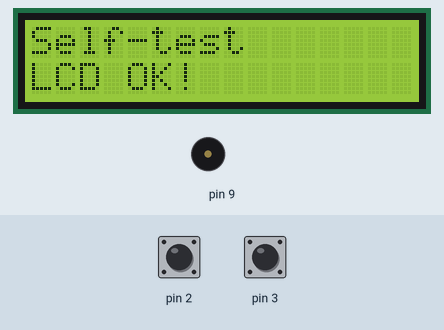
This sketch was run on a simulated Arduino Uno, built with avr-gcc and run on an emulated ATmega328P. Shown: 16×2 character LCD, buzzer (waves = sounding). Inputs (shaded band) come from the test bench; at power-on: pin 2 HIGH, pin 3 HIGH. What the sketch prints to the serial monitor is not drawn.

Above: at 0.7 s.
At 3.1 s:
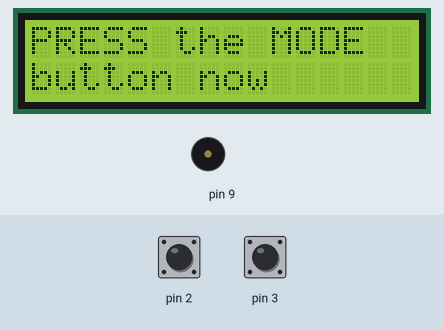
3.2 s: pin 2 pulled LOW for 0.15 s
At 3.7 s:
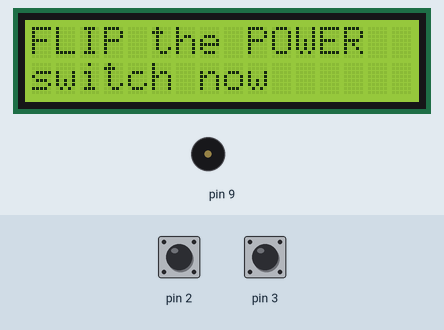
4.8 s: pin 3 pulled LOW for 0.15 s
At 5.2 s:
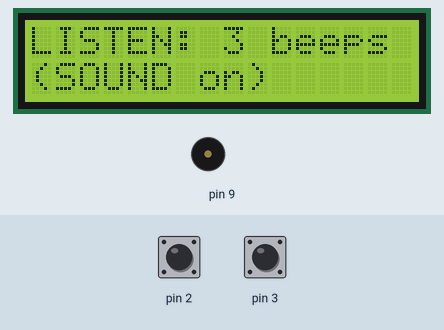
Timing chart, 0 to 17.3 s (numbered marks = the images above; inputs shaded):
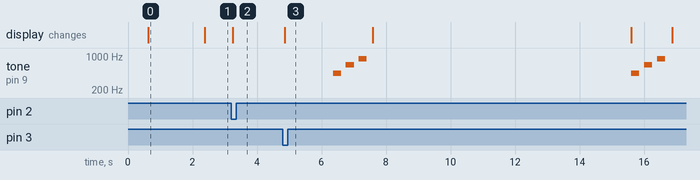

Measured:
- after the input at 3.2 s, the display: changes after 0.05 s (image 2)
- after the input at 4.8 s, tone on pin 9: plays 440 Hz for 0.25 s, 660 Hz for 0.25 s, 880 Hz for 0.25 s, 440 Hz for 0.25 s, 660 Hz for 0.25 s, 880 Hz for 0.25 s, starting after 1.6 s; the display: changes after 0.06 s (image 3)
- what the display in image 0 shows lasts 1.8 s, from 0.6 s to 2.4 s

The sketch:

selftest.ino
```cpp
/*
  GLYPH-LCD wiring self-test. Upload, open Serial Monitor at 9600 baud, follow the prompts.
  Only gentle checks: pins are read through the internal ~35k pull-ups (under 0.15 mA), the LCD
  is looked for on I2C, and the buzzer gets a few short beeps. Nothing here can short anything.

  Checks: LCD on I2C (0x27 / 0x3F) - transistor + 1k on D9 - MODE button on D2 - POWER switch on D3 -
  buzzer + SOUND switch (by ear).
*/
#include <Wire.h>
#include <LiquidCrystal_I2C.h>

LiquidCrystal_I2C *lcd = 0;      // set once the screen is found; prompts show on it too

void show(const __FlashStringHelper *a, const __FlashStringHelper *b) {
  if (!lcd) return;
  lcd->clear(); lcd->print(a); lcd->setCursor(0, 1); lcd->print(b);
}

byte okCount = 0, total = 0;

void result(bool ok, const __FlashStringHelper *what, const __FlashStringHelper *fix) {
  total++; if (ok) okCount++;
  Serial.print(ok ? F("  [OK]   ") : F("  [FAIL] ")); Serial.println(what);
  if (!ok) { Serial.print(F("         -> ")); Serial.println(fix); }
}

bool waitFor(byte pin, byte level, unsigned long ms) {   // true if pin reaches level within ms
  unsigned long t = millis();
  while (millis() - t < ms) { if (digitalRead(pin) == level) return true; delay(5); }
  return false;
}

void setup() {
  Serial.begin(9600);
  delay(500);
  Serial.println(F("\n=== GLYPH-LCD wiring self-test ==="));

  // 1. LCD: does anything answer on the I2C bus?
  Wire.begin();
  byte addr = 0;
  const byte addrs[] = {0x27, 0x3F};
  for (byte i = 0; i < 2; i++) { Wire.beginTransmission(addrs[i]); if (Wire.endTransmission() == 0) addr = addrs[i]; }
  result(addr, F("LCD answers on I2C (step 2)"), F("check LCD VCC -> + rail, GND -> - rail, SDA -> j15/h15 -> board SDA, SCL -> j17/h17 -> board SCL (not swapped)"));
  if (addr) {
    Serial.print(F("         LCD backpack at 0x")); Serial.println(addr, HEX);
    lcd = new LiquidCrystal_I2C(addr, 16, 2); lcd->init(); lcd->backlight();
    show(F("Self-test"), F("LCD OK!")); delay(1500);
  }

  // 2. D9 -> 1k -> transistor base -> emitter -> GND pulls a weak pull-up low (~0.7 V)
  pinMode(9, INPUT_PULLUP); delay(20);
  result(digitalRead(9) == LOW, F("D9 reaches the transistor through the 1k (step 3)"),
         F("check D9 wire -> a53, resistor b46-b53, transistor legs e45 e46 e47 flat side to you, a45 -> - rail"));

  // 3. MODE button: idle high, low when pressed
  pinMode(2, INPUT_PULLUP); delay(20);
  bool idle = digitalRead(2) == HIGH;
  result(idle, F("MODE button not stuck pressed (step 6)"), F("button turned the wrong way: rotate it 90 degrees"));
  if (idle) {
    Serial.println(F("  >> Press the MODE button now (60 s)..."));
    show(F("PRESS the MODE"), F("button now"));
    result(waitFor(2, LOW, 60000), F("MODE button press seen"), F("check h7 -> D2 and c9 -> - rail, button legs in e7 e9 g7 g9"));
  }

  // 4. POWER switch: must change state when flipped
  pinMode(3, INPUT_PULLUP); delay(20);
  byte p0 = digitalRead(3);
  Serial.print(F("  >> POWER switch reads ")); Serial.print(p0 ? F("ON") : F("OFF"));
  Serial.println(F(". Flip it now (60 s)..."));
  show(F("FLIP the POWER"), F("switch now"));
  result(waitFor(3, !p0, 60000), F("POWER switch changes D3 (step 5)"), F("check switch in c23 c24 c25, a23 -> - rail, b24 -> D3"));

  // 5. Buzzer: listen
  pinMode(9, OUTPUT);
  Serial.println(F("  >> Listen: 3 beeps now (SOUND switch ON)..."));
  show(F("LISTEN: 3 beeps"), F("(SOUND on)")); delay(1500);
  const int beeps[] = {440, 660, 880};
  for (byte i = 0; i < 3; i++) { tone(9, beeps[i], 250); delay(400); }
  Serial.println(F("  >> Now flip SOUND off: 3 more beeps should be silent..."));
  show(F("Flip SOUND OFF"), F("beeps in 8 s"));
  delay(8000);
  show(F("Silent? = good"), F(""));
  for (byte i = 0; i < 3; i++) { tone(9, beeps[i], 250); delay(400); }
  noTone(9); digitalWrite(9, LOW);
  Serial.println(F("  (heard the first beeps and not the second? buzzer + SOUND switch are right)"));

  Serial.print(F("\n=== ")); Serial.print(okCount); Serial.print(F(" / ")); Serial.print(total);
  Serial.println(F(" checks passed ==="));
  if (okCount == total) Serial.println(F("All good: upload glyph_lcd.ino and say hi."));
  if (okCount == total) show(F("ALL CHECKS PASS"), F("Tell Claude! :)")); else show(F("Some checks"), F("failed: see chat"));
}

void loop() {}
```
